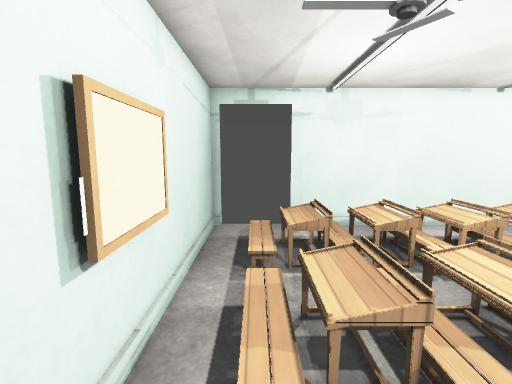
view 1 (above)

16 first-person views from a walk through a level from a Godot 3-D game. The camera is 1.2 m above the floor, tilts 8° down and sees 85° across. The floor is counted in squares, 0.5 m on a side. Each view is taken from the middle of a square. On the plan, view 1 faces up. The plan holds only what a view shows up to about 18 squares ahead; the rest is blank. Surface patterns are stand-ins for the level's own textures.

view 2
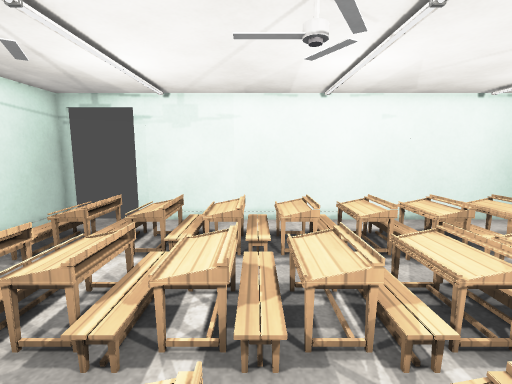

view 3
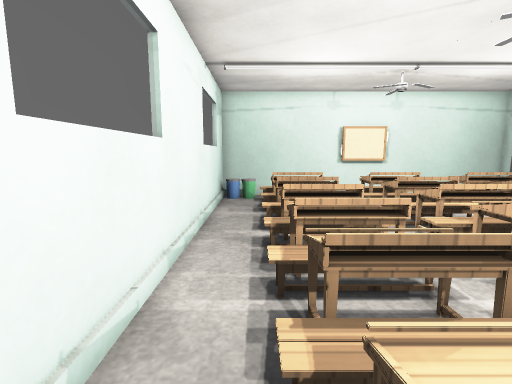

view 4
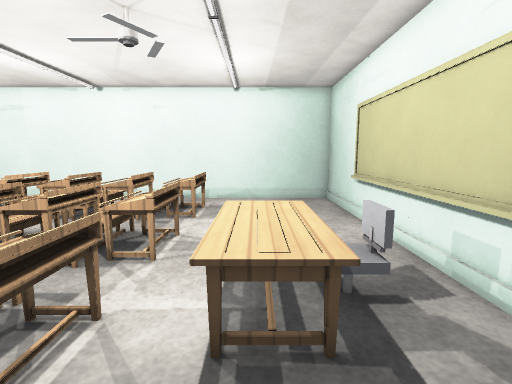

view 5
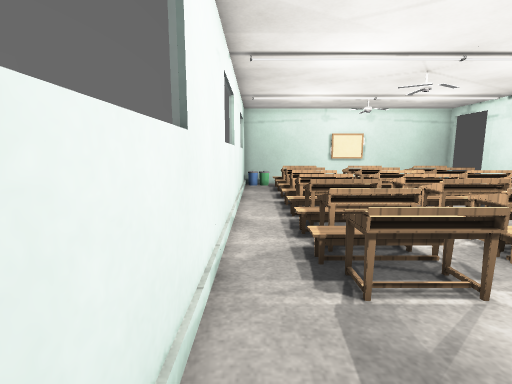

view 6
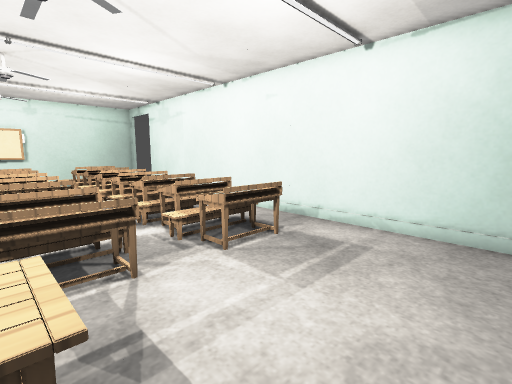

view 7
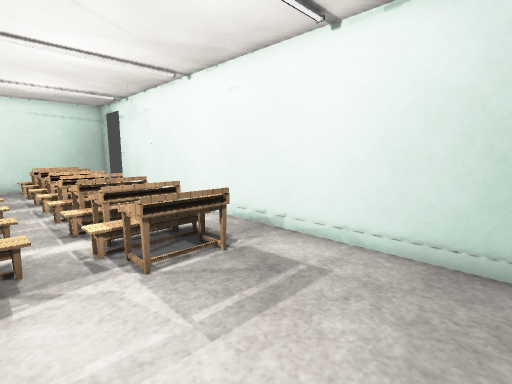

view 8
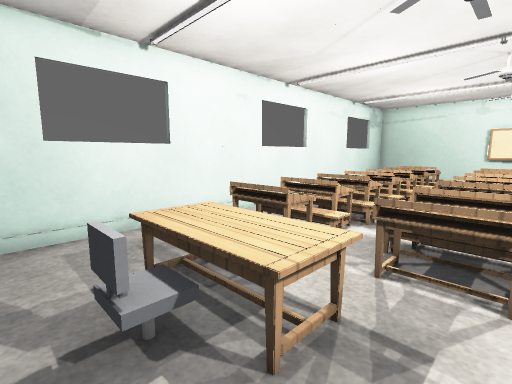

view 9
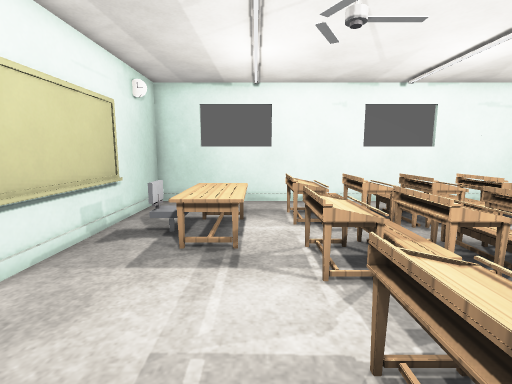

view 10
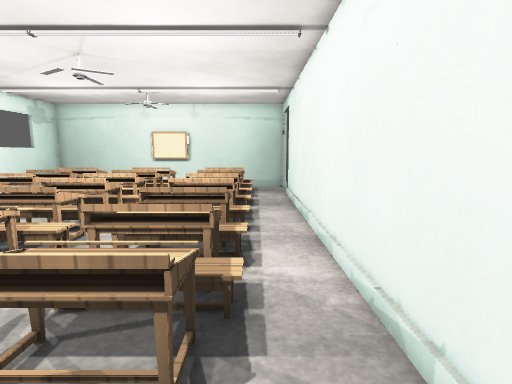

view 11
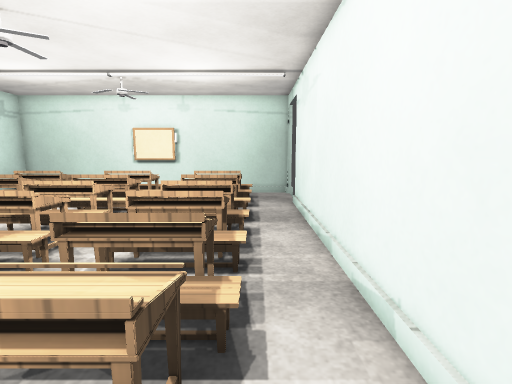

view 12
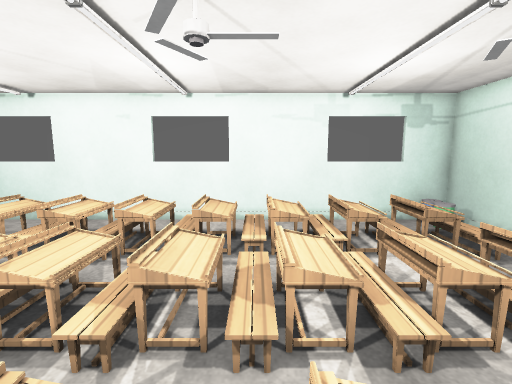

view 13
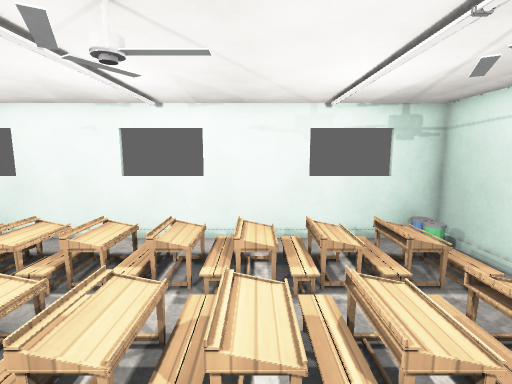

view 14
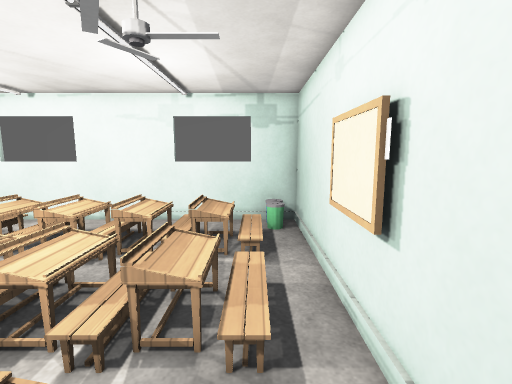

view 15
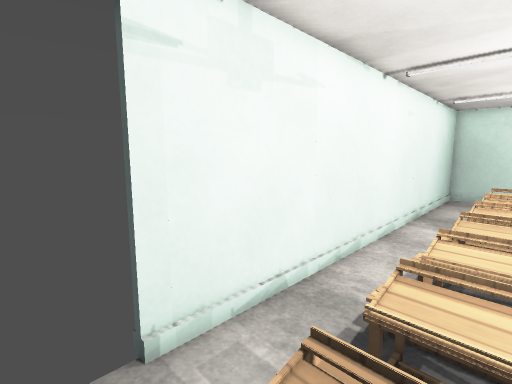

view 16
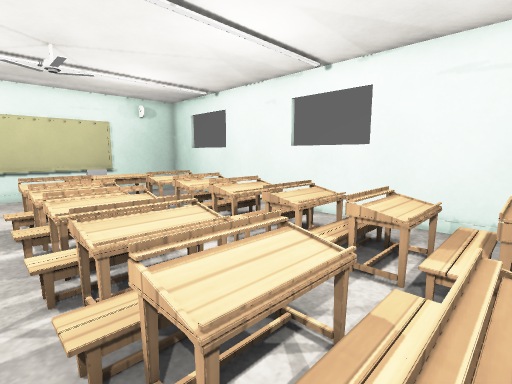

### Floor plan
Key: @ floor where view 1 was taken; # wall or solid block; x gap in a wall; . main floor; : floor 0.25 m higher than the main floor; + floor 0.5 m higher than the main floor; / step, stairs or slope; = window, fence, low wall or low ledge; E desk; O other object.
Columns run from 2 left of view 1 to 22 right of it. Each row starts with its distance up from view 1.
 12 #   #####################
 11 #.......................#
 10 #././/././..............#
  9 #./E#E+/+:EEEEEE EE.....#
  8 #./ # +:+:EEEEO# EE.....#
  7 #./E##=:x:EEEEO# EE.....#
  6 #.......................#
  5 #.OE#E+:+:EEEEEE EE.....#
  4 #.OE# +:+:EEEE:# EE.....#
  3 #.OE  +:+:EEEEE# EEEEE..#
  2 #... ..............EE# .#
  1 #./E##E:E:EEEEE##EEEE# .#
  0 #.@E# +:+:EEEEOE EEEEE..#
 -1 #./E  +/+:EEEEO# EE.....#
 -2 #//.//././..............#
 -3 #O......................#
 -4 #########################

Positions as (right, up) in squares from view 1, and headings:
1: (0, 0), facing up
2: (7, -1), facing up
3: (14, -2), facing left
4: (18, -3), facing up
5: (20, -3), facing left
6: (21, 3), facing up-left
7: (21, 5), facing up-left
8: (21, 5), facing down-left
9: (17, 10), facing down
10: (18, 10), facing left
11: (15, 10), facing left
12: (7, 9), facing down
13: (6, 8), facing down
14: (0, 9), facing down
15: (0, 8), facing up-right
16: (4, 6), facing down-right
